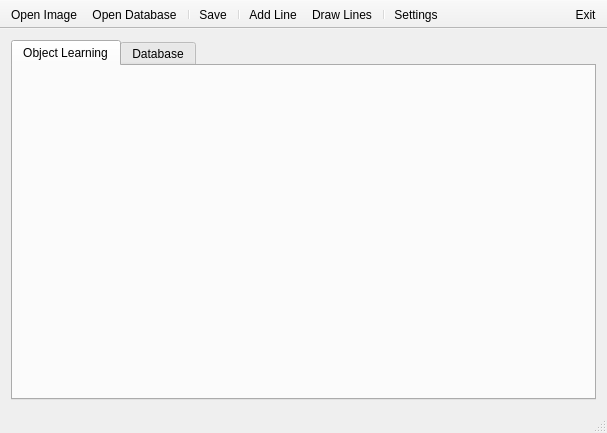
<?xml version="1.0" encoding="UTF-8"?>
<ui version="4.0">
 <class>HDBMainWindow</class>
 <widget class="QMainWindow" name="HDBMainWindow">
  <property name="geometry">
   <rect>
    <x>0</x>
    <y>0</y>
    <width>607</width>
    <height>433</height>
   </rect>
  </property>
  <property name="minimumSize">
   <size>
    <width>0</width>
    <height>0</height>
   </size>
  </property>
  <property name="windowTitle">
   <string>HDBMainWindow</string>
  </property>
  <property name="toolButtonStyle">
   <enum>Qt::ToolButtonTextOnly</enum>
  </property>
  <property name="animated">
   <bool>true</bool>
  </property>
  <property name="documentMode">
   <bool>false</bool>
  </property>
  <property name="tabShape">
   <enum>QTabWidget::Rounded</enum>
  </property>
  <property name="dockNestingEnabled">
   <bool>false</bool>
  </property>
  <property name="unifiedTitleAndToolBarOnMac">
   <bool>false</bool>
  </property>
  <widget class="QWidget" name="centralWidget">
   <layout class="QGridLayout" name="gridLayout">
    <item row="0" column="0">
     <widget class="QTabWidget" name="tabWidget">
      <property name="currentIndex">
       <number>0</number>
      </property>
      <widget class="QWidget" name="imageTab">
       <attribute name="title">
        <string>Object Learning</string>
       </attribute>
       <layout class="QGridLayout" name="gridLayout_4">
        <item row="0" column="0">
         <widget class="ImageWidget" name="widgetImage" native="true"/>
        </item>
       </layout>
      </widget>
      <widget class="QWidget" name="databaseTab">
       <attribute name="title">
        <string>Database</string>
       </attribute>
       <layout class="QGridLayout" name="gridLayout_2">
        <item row="0" column="0">
         <widget class="DatabaseWidget" name="widgetDatabase" native="true"/>
        </item>
       </layout>
      </widget>
     </widget>
    </item>
   </layout>
  </widget>
  <widget class="QToolBar" name="leftToolBar">
   <property name="movable">
    <bool>false</bool>
   </property>
   <property name="toolButtonStyle">
    <enum>Qt::ToolButtonTextUnderIcon</enum>
   </property>
   <attribute name="toolBarArea">
    <enum>TopToolBarArea</enum>
   </attribute>
   <attribute name="toolBarBreak">
    <bool>false</bool>
   </attribute>
   <addaction name="actionOpenImage"/>
   <addaction name="actionOpenDatabase"/>
   <addaction name="separator"/>
   <addaction name="actionSaveObject"/>
   <addaction name="separator"/>
   <addaction name="actionAddLine"/>
   <addaction name="actionDraw"/>
   <addaction name="separator"/>
   <addaction name="actionSettings"/>
  </widget>
  <widget class="QStatusBar" name="statusBar">
   <property name="layoutDirection">
    <enum>Qt::LeftToRight</enum>
   </property>
  </widget>
  <widget class="QToolBar" name="rightToolBar">
   <property name="sizePolicy">
    <sizepolicy hsizetype="Expanding" vsizetype="Expanding">
     <horstretch>0</horstretch>
     <verstretch>0</verstretch>
    </sizepolicy>
   </property>
   <property name="windowTitle">
    <string>toolBar</string>
   </property>
   <property name="layoutDirection">
    <enum>Qt::RightToLeft</enum>
   </property>
   <property name="movable">
    <bool>false</bool>
   </property>
   <property name="toolButtonStyle">
    <enum>Qt::ToolButtonTextUnderIcon</enum>
   </property>
   <attribute name="toolBarArea">
    <enum>TopToolBarArea</enum>
   </attribute>
   <attribute name="toolBarBreak">
    <bool>false</bool>
   </attribute>
   <addaction name="actionExit"/>
  </widget>
  <action name="actionExit">
   <property name="icon">
    <iconset resource="../res/icons.qrc">
     <normaloff>:/icons/application-exit.png</normaloff>:/icons/application-exit.png</iconset>
   </property>
   <property name="text">
    <string>Exit</string>
   </property>
   <property name="toolTip">
    <string>Exit</string>
   </property>
   <property name="menuRole">
    <enum>QAction::QuitRole</enum>
   </property>
  </action>
  <action name="actionOpenImage">
   <property name="icon">
    <iconset resource="../res/icons.qrc">
     <normaloff>:/icons/insert-image.png</normaloff>:/icons/insert-image.png</iconset>
   </property>
   <property name="text">
    <string>Open Image</string>
   </property>
   <property name="toolTip">
    <string>Open Image...</string>
   </property>
   <property name="menuRole">
    <enum>QAction::TextHeuristicRole</enum>
   </property>
  </action>
  <action name="actionOpenDatabase">
   <property name="icon">
    <iconset resource="../res/icons.qrc">
     <normaloff>:/icons/ooo-base.svg</normaloff>:/icons/ooo-base.svg</iconset>
   </property>
   <property name="text">
    <string>Open Database</string>
   </property>
   <property name="toolTip">
    <string>Open Database...</string>
   </property>
  </action>
  <action name="actionSettings">
   <property name="checkable">
    <bool>false</bool>
   </property>
   <property name="icon">
    <iconset resource="../res/icons.qrc">
     <normaloff>:/icons/preferences-system.png</normaloff>:/icons/preferences-system.png</iconset>
   </property>
   <property name="text">
    <string>Settings</string>
   </property>
   <property name="toolTip">
    <string>Settings...</string>
   </property>
  </action>
  <action name="actionDraw">
   <property name="icon">
    <iconset resource="../res/icons.qrc">
     <normaloff>:/icons/layer-shape-line.png</normaloff>:/icons/layer-shape-line.png</iconset>
   </property>
   <property name="text">
    <string>Draw Lines</string>
   </property>
   <property name="toolTip">
    <string>Draw Lines...</string>
   </property>
  </action>
  <action name="actionSaveObject">
   <property name="icon">
    <iconset resource="../res/icons.qrc">
     <normaloff>:/icons/document-save.svg</normaloff>:/icons/document-save.svg</iconset>
   </property>
   <property name="text">
    <string>Save</string>
   </property>
   <property name="toolTip">
    <string>Save Object...</string>
   </property>
  </action>
  <action name="actionAddLine">
   <property name="icon">
    <iconset resource="../res/icons.qrc">
     <normaloff>:/icons/layer-shape-line-add.png</normaloff>:/icons/layer-shape-line-add.png</iconset>
   </property>
   <property name="text">
    <string>Add Line</string>
   </property>
   <property name="toolTip">
    <string>Add a line</string>
   </property>
  </action>
 </widget>
 <layoutdefault spacing="6" margin="11"/>
 <customwidgets>
  <customwidget>
   <class>ImageWidget</class>
   <extends>QWidget</extends>
   <header>imagewidget.h</header>
   <container>1</container>
  </customwidget>
  <customwidget>
   <class>DatabaseWidget</class>
   <extends>QWidget</extends>
   <header>databasewidget.h</header>
   <container>1</container>
  </customwidget>
 </customwidgets>
 <resources>
  <include location="../res/icons.qrc"/>
 </resources>
 <connections>
  <connection>
   <sender>actionExit</sender>
   <signal>triggered()</signal>
   <receiver>HDBMainWindow</receiver>
   <slot>close()</slot>
   <hints>
    <hint type="sourcelabel">
     <x>-1</x>
     <y>-1</y>
    </hint>
    <hint type="destinationlabel">
     <x>228</x>
     <y>98</y>
    </hint>
   </hints>
  </connection>
 </connections>
</ui>
